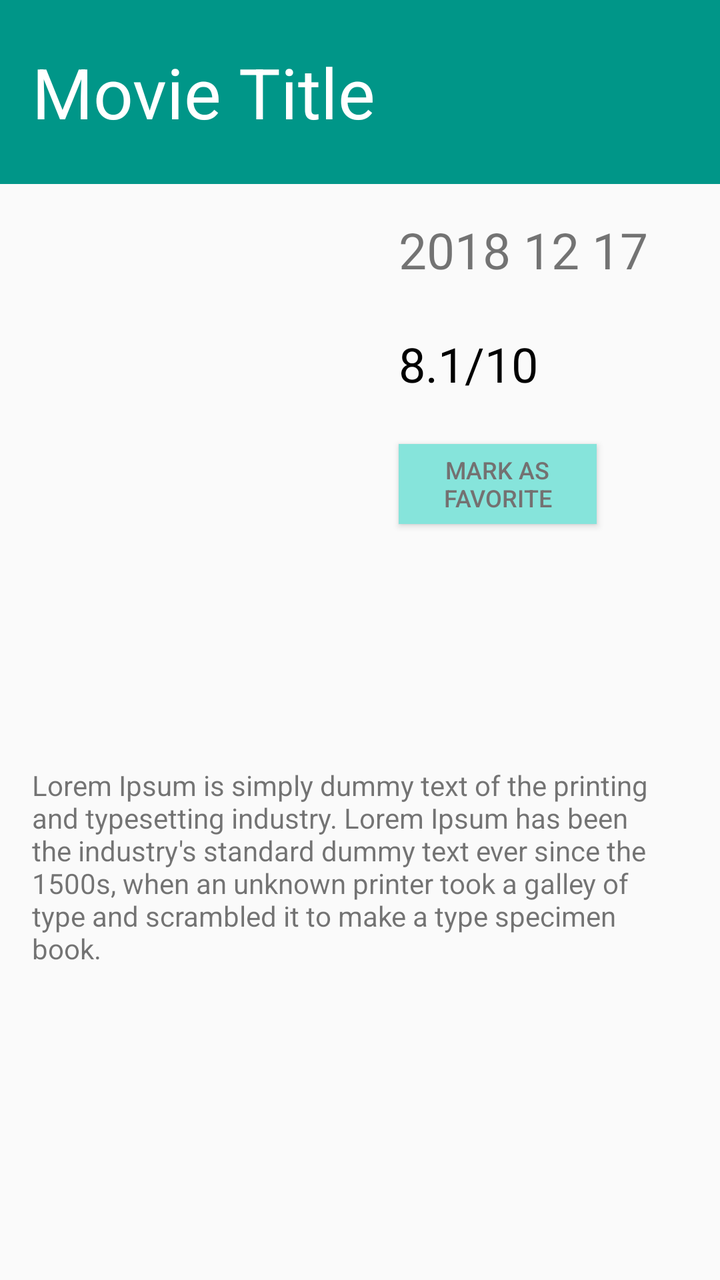
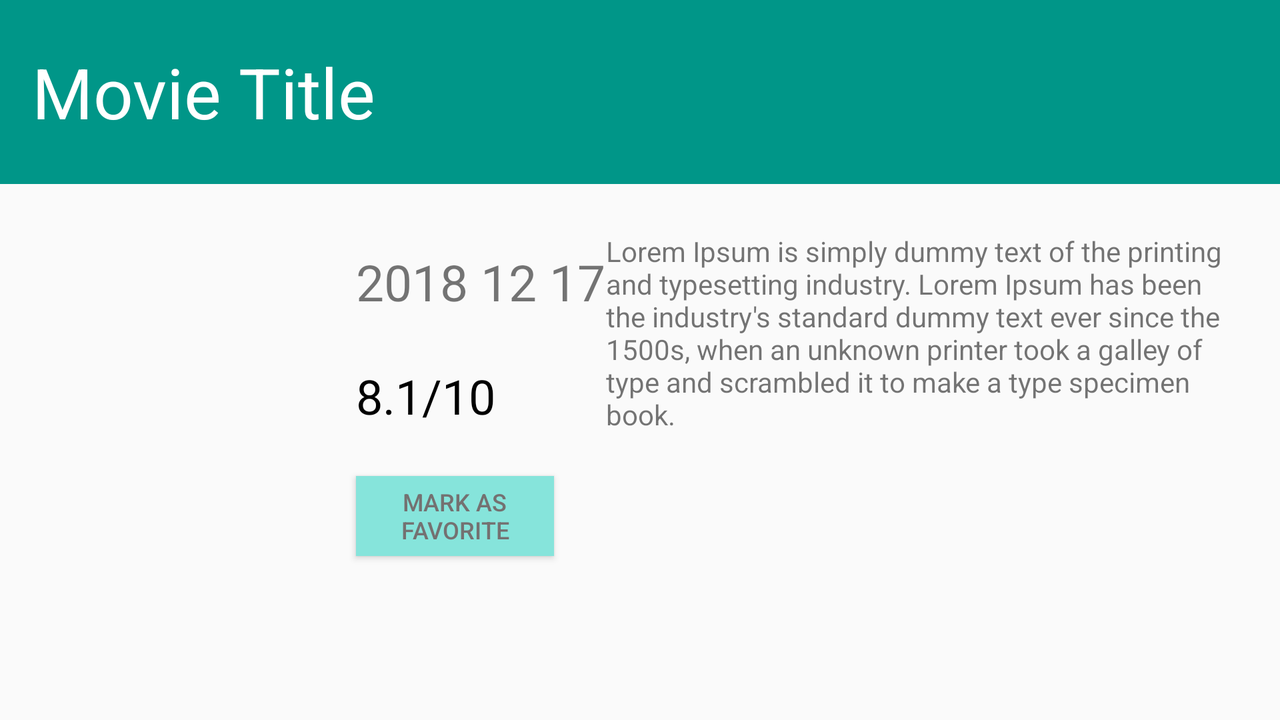

One screen, two layout resources from the same app: the default and the repository's alternative for another configuration. Each is rendered where Android would select it; the XML of both is given below.
<!-- AndroidManifest.xml: application theme AppTheme -->
<!-- res/layout/activity_detail.xml -->
<?xml version="1.0" encoding="utf-8"?>
<layout xmlns:android="http://schemas.android.com/apk/res/android"
    xmlns:app="http://schemas.android.com/apk/res-auto"
    xmlns:tools="http://schemas.android.com/tools">

    <androidx.core.widget.NestedScrollView
        android:layout_width="match_parent"
        android:layout_height="match_parent"
        tools:context=".DetailActivity">

        <androidx.constraintlayout.widget.ConstraintLayout
            android:layout_width="match_parent"
            android:layout_height="match_parent">

            <TextView
                android:id="@+id/movieTitle"
                android:layout_width="match_parent"
                android:layout_height="92dp"
                android:background="#009688"
                android:gravity="center_vertical"
                android:paddingStart="@dimen/sixteen_dp"
                android:paddingLeft="@dimen/sixteen_dp"
                android:paddingRight="@dimen/sixteen_dp"
                android:text=""
                android:textColor="#fff"
                android:textSize="35sp"
                app:layout_constraintEnd_toEndOf="parent"
                app:layout_constraintStart_toStartOf="parent"
                app:layout_constraintTop_toTopOf="parent"
                tools:text="@string/title_hint" />

            <ImageView
                android:id="@+id/moviePosterDetail"
                android:layout_width="175dp"
                android:layout_height="267dp"
                android:layout_marginStart="@dimen/sixteen_dp"
                android:layout_marginTop="8dp"
                android:layout_marginEnd="@dimen/eight_dp"
                android:contentDescription="@string/movie_poster"
                app:layout_constraintEnd_toEndOf="parent"
                app:layout_constraintHorizontal_bias="0.0"
                app:layout_constraintStart_toStartOf="parent"
                app:layout_constraintTop_toBottomOf="@+id/movieTitle" />

            <TextView
                android:id="@+id/movieReleaseDate"
                android:layout_width="wrap_content"
                android:layout_height="wrap_content"
                android:layout_marginStart="8dp"
                android:layout_marginTop="@dimen/sixteen_dp"
                android:layout_marginEnd="@dimen/thirty_six_dp"
                android:text=""
                android:textSize="25sp"
                app:layout_constraintEnd_toEndOf="parent"
                app:layout_constraintStart_toEndOf="@+id/moviePosterDetail"
                app:layout_constraintTop_toBottomOf="@+id/movieTitle"
                tools:text="@string/release_date_hint" />

            <TextView
                android:id="@+id/movieRating"
                android:layout_width="wrap_content"
                android:layout_height="wrap_content"
                android:layout_marginTop="24dp"
                android:layout_marginEnd="@dimen/one_twenty_dp"
                android:text=""
                android:textColor="#000"
                android:textSize="24sp"
                app:layout_constraintEnd_toEndOf="parent"
                app:layout_constraintHorizontal_bias="0.0"
                app:layout_constraintStart_toStartOf="@+id/movieReleaseDate"
                app:layout_constraintTop_toBottomOf="@+id/movieReleaseDate"
                tools:text="@string/rating_hint" />

            <Button
                android:id="@+id/favBtn"
                style="@style/Button"
                android:layout_width="99dp"
                android:layout_height="@dimen/forty_dp"
                android:layout_marginTop="24dp"
                android:text="@string/button_fav"
                android:textSize="12sp"
                app:layout_constraintStart_toStartOf="@+id/movieRating"
                app:layout_constraintTop_toBottomOf="@+id/movieRating" />

            <TextView
                android:id="@+id/movieOverview"
                android:layout_width="0dp"
                android:layout_height="wrap_content"
                android:padding="@dimen/sixteen_dp"
                android:text=""
                app:layout_constraintEnd_toEndOf="parent"
                app:layout_constraintHorizontal_bias="0.0"
                app:layout_constraintStart_toStartOf="parent"
                app:layout_constraintTop_toBottomOf="@+id/moviePosterDetail"
                tools:text="@string/overview_hint" />

            
            
            
            
            
            
            
            
            
            
            <FrameLayout
                android:layout_width="match_parent"
                android:layout_height="wrap_content"
                android:layout_marginTop="8dp"
                app:layout_constraintEnd_toEndOf="parent"
                app:layout_constraintStart_toStartOf="parent"
                app:layout_constraintTop_toBottomOf="@+id/movieOverview">

                <androidx.recyclerview.widget.RecyclerView
                    android:id="@+id/trailerRecyclerView"
                    android:layout_width="match_parent"
                    android:layout_height="wrap_content"
                    android:layout_marginTop="16dp"
                    android:gravity="center"
                    tools:listitem="@layout/trailer_item" />
            </FrameLayout>
        </androidx.constraintlayout.widget.ConstraintLayout>

    </androidx.core.widget.NestedScrollView>

</layout>
<!-- resources referenced by this layout -->
<resources>
  <dimen name="eight_dp">8dp</dimen>
  <dimen name="forty_dp">40dp</dimen>
  <dimen name="one_twenty_dp">120dp</dimen>
  <dimen name="sixteen_dp">16dp</dimen>
  <dimen name="thirty_six_dp">36dp</dimen>
  <string name="button_fav">Mark as Favorite</string>
  <string name="movie_poster">movie_poster</string>
  <string name="overview_hint">Lorem Ipsum is simply dummy text of the printing and typesetting industry.
          Lorem Ipsum has been the industry\'s standard dummy text ever since the 1500s, when an unknown
          printer took a galley of type and scrambled it to make a type specimen book.</string>
  <string name="rating_hint">8.1/10</string>
  <string name="release_date_hint">2018 12 17</string>
  <string name="title_hint">Movie Title</string>
  <style name="Button" parent="Base.Widget.AppCompat.Button">
          <item name="android:background">@color/button</item>
          <item name="android:textColor">#747171</item>
      </style>
  <style name="AppTheme" parent="Theme.AppCompat.Light.DarkActionBar">
          
          <item name="colorPrimary">@color/colorPrimary</item>
          <item name="colorPrimaryDark">@color/colorPrimaryDark</item>
          <item name="colorAccent">@color/colorAccent</item>
  
      </style>
  <color name="button">#86E4DB</color>
  <color name="colorPrimary">#212121</color>
  <color name="colorPrimaryDark">#000</color>
  <color name="colorAccent">#D81B60</color>
</resources>
<!-- res/layout-land/activity_detail.xml (the repository's variant of the layout above) -->
<!-- drawn on the phone turned sideways -->
<?xml version="1.0" encoding="utf-8"?>
<layout xmlns:android="http://schemas.android.com/apk/res/android"
    xmlns:app="http://schemas.android.com/apk/res-auto"
    xmlns:tools="http://schemas.android.com/tools">

    <androidx.core.widget.NestedScrollView
        android:layout_width="match_parent"
        android:layout_height="match_parent"
        tools:context=".DetailActivity">

        <androidx.constraintlayout.widget.ConstraintLayout
            android:layout_width="match_parent"
            android:layout_height="wrap_content">

            <TextView
                android:id="@+id/movieTitle"
                android:layout_width="match_parent"
                android:layout_height="92dp"
                android:background="#009688"
                android:gravity="center_vertical"
                android:paddingStart="@dimen/sixteen_dp"
                android:paddingLeft="@dimen/sixteen_dp"
                android:paddingRight="@dimen/sixteen_dp"
                android:text=""
                android:textColor="#fff"
                android:textSize="35sp"
                app:layout_constraintEnd_toEndOf="parent"
                app:layout_constraintStart_toStartOf="parent"
                app:layout_constraintTop_toTopOf="parent"
                tools:text="@string/title_hint" />

            <ImageView
                android:id="@+id/moviePosterDetail"
                android:layout_width="146dp"
                android:layout_height="221dp"
                android:layout_marginStart="@dimen/sixteen_dp"
                android:layout_marginTop="@dimen/eight_dp"
                android:layout_marginEnd="@dimen/eight_dp"
                android:contentDescription="@string/movie_poster"
                app:layout_constraintEnd_toEndOf="parent"
                app:layout_constraintHorizontal_bias="0.0"
                app:layout_constraintStart_toStartOf="parent"
                app:layout_constraintTop_toBottomOf="@+id/movieTitle" />

            <TextView
                android:id="@+id/movieReleaseDate"
                android:layout_width="wrap_content"
                android:layout_height="wrap_content"
                android:layout_marginStart="@dimen/sixteen_dp"
                android:layout_marginTop="32dp"
                android:text=""
                android:textSize="25sp"
                app:layout_constraintStart_toEndOf="@+id/moviePosterDetail"
                app:layout_constraintTop_toBottomOf="@+id/movieTitle"
                tools:text="@string/release_date_hint" />

            <TextView
                android:id="@+id/movieRating"
                android:layout_width="wrap_content"
                android:layout_height="wrap_content"
                android:layout_marginTop="@dimen/twenty_four_dp"
                android:layout_marginEnd="@dimen/one_twenty_dp"
                android:text=""
                android:textColor="#000"
                android:textSize="24sp"
                app:layout_constraintEnd_toEndOf="parent"
                app:layout_constraintHorizontal_bias="0.0"
                app:layout_constraintStart_toStartOf="@+id/movieReleaseDate"
                app:layout_constraintTop_toBottomOf="@+id/movieReleaseDate"
                tools:text="@string/rating_hint" />

            <Button
                android:id="@+id/favBtn"
                style="@style/Button"
                android:layout_width="99dp"
                android:layout_height="@dimen/forty_dp"
                android:layout_marginTop="@dimen/twenty_four_dp"
                android:text="@string/button_fav"
                android:textSize="12sp"
                app:layout_constraintStart_toStartOf="@+id/movieRating"
                app:layout_constraintTop_toBottomOf="@+id/movieRating" />

            <TextView
                android:id="@+id/movieOverview"
                android:layout_width="353dp"
                android:layout_height="wrap_content"
                android:layout_marginStart="8dp"
                android:layout_marginTop="8dp"
                android:padding="@dimen/sixteen_dp"
                android:text=""
                app:layout_constraintEnd_toEndOf="parent"
                app:layout_constraintHorizontal_bias="1.0"
                app:layout_constraintStart_toEndOf="@+id/movieReleaseDate"
                app:layout_constraintTop_toBottomOf="@+id/movieTitle"
                tools:text="@string/overview_hint" />


            <androidx.recyclerview.widget.RecyclerView
                android:id="@+id/trailerRecyclerView"
                android:layout_width="274dp"
                android:layout_height="match_parent"
                android:layout_marginTop="8dp"
                android:gravity="center"
                android:visibility="visible"
                app:layout_constraintStart_toStartOf="parent"
                app:layout_constraintTop_toBottomOf="@+id/moviePosterDetail"
                tools:listitem="@layout/trailer_item" />

            <androidx.recyclerview.widget.RecyclerView
                android:id="@+id/reviewRecyclerView"
                android:layout_width="409dp"
                android:layout_height="match_parent"
                android:layout_marginTop="8dp"
                android:gravity="center"
                android:visibility="visible"
                app:layout_constraintEnd_toEndOf="parent"
                app:layout_constraintTop_toBottomOf="@+id/moviePosterDetail"
                tools:listitem="@layout/review_item" />

        </androidx.constraintlayout.widget.ConstraintLayout>

    </androidx.core.widget.NestedScrollView>

</layout>
<!-- resources referenced by the variant -->
<!-- as the phone turned sideways resolves them -->
<resources>
  <dimen name="eight_dp">8dp</dimen>
  <dimen name="forty_dp">40dp</dimen>
  <dimen name="one_twenty_dp">120dp</dimen>
  <dimen name="sixteen_dp">16dp</dimen>
  <dimen name="twenty_four_dp">24dp</dimen>
  <string name="button_fav">Mark as Favorite</string>
  <string name="movie_poster">movie_poster</string>
  <string name="overview_hint">Lorem Ipsum is simply dummy text of the printing and typesetting industry.
          Lorem Ipsum has been the industry\'s standard dummy text ever since the 1500s, when an unknown
          printer took a galley of type and scrambled it to make a type specimen book.</string>
  <string name="rating_hint">8.1/10</string>
  <string name="release_date_hint">2018 12 17</string>
  <string name="title_hint">Movie Title</string>
  <style name="Button" parent="Base.Widget.AppCompat.Button">
          <item name="android:background">@color/button</item>
          <item name="android:textColor">#747171</item>
      </style>
  <style name="AppTheme" parent="Theme.AppCompat.Light.DarkActionBar">
          
          <item name="colorPrimary">@color/colorPrimary</item>
          <item name="colorPrimaryDark">@color/colorPrimaryDark</item>
          <item name="colorAccent">@color/colorAccent</item>
  
      </style>
  <color name="button">#86E4DB</color>
  <color name="colorPrimary">#212121</color>
  <color name="colorPrimaryDark">#000</color>
  <color name="colorAccent">#D81B60</color>
</resources>
